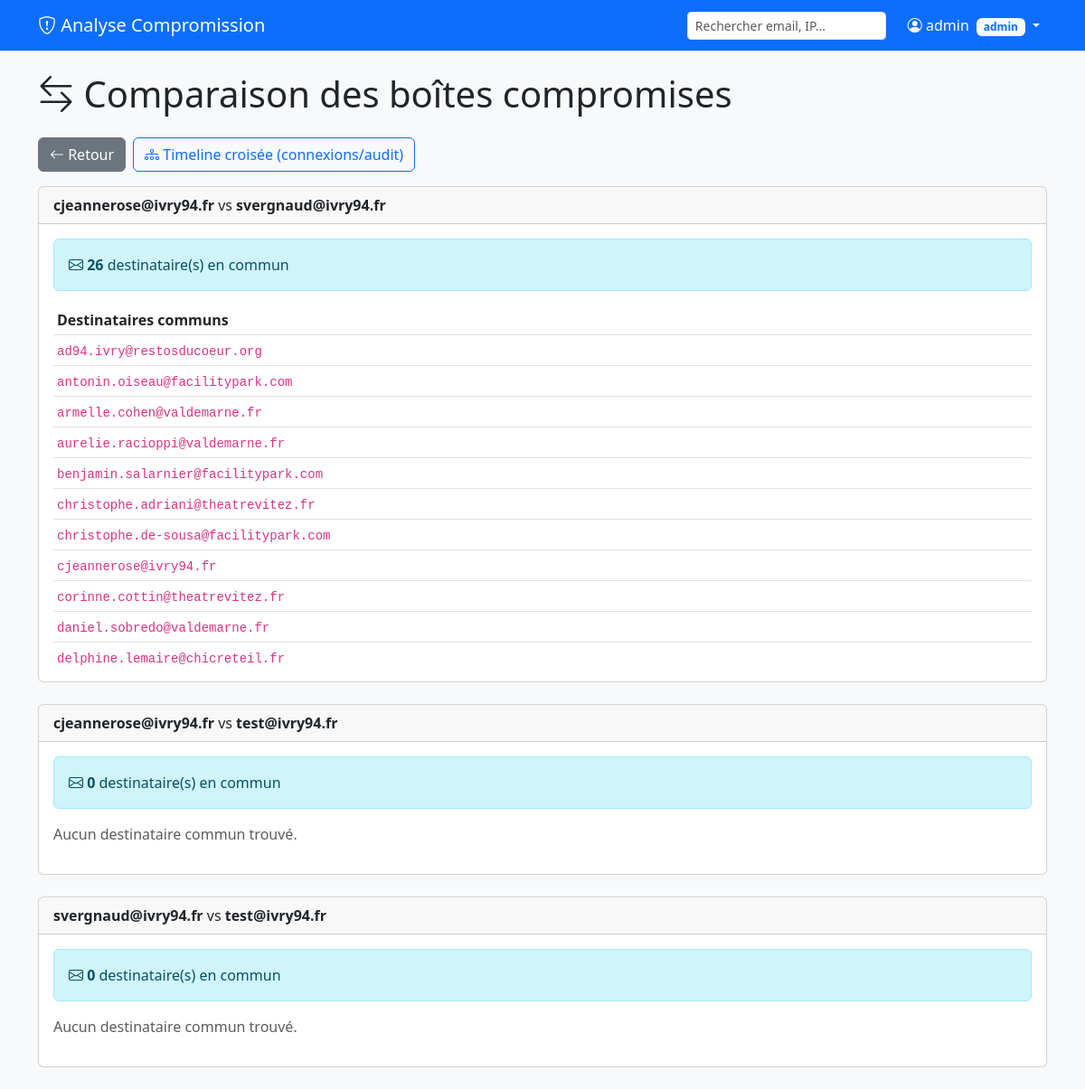
Page /compare (signed in) on the committed database.
### tables this page shows
CREATE TABLE boites_compromises (
        id INTEGER PRIMARY KEY AUTOINCREMENT,
        user_email TEXT NOT NULL,
        date_compromission TEXT,
        heure_compromission TEXT,
        date_decouverte TEXT,
        notes TEXT,
        created_at TIMESTAMP DEFAULT CURRENT_TIMESTAMP
    , ai_analysis TEXT, ai_analysis_at TEXT, ai_analysis_model TEXT, ai_analysis_provider TEXT);

CREATE TABLE messages (
        id INTEGER PRIMARY KEY AUTOINCREMENT,
        boite_id INTEGER,
        message_id TEXT,
        received TEXT,
        sender_address TEXT,
        recipient_address TEXT,
        subject TEXT,
        status TEXT,
        to_ip TEXT,
        from_ip TEXT,
        size INTEGER,
        message_trace_id TEXT,
        csv_source TEXT, attachments TEXT, urls TEXT,
        FOREIGN KEY (boite_id) REFERENCES boites_compromises(id)
    );

### app.py (the view)
@app.route('/compare')
def compare_boites():
    conn = get_db()
    boites = conn.execute('SELECT id, user_email FROM boites_compromises ORDER BY id').fetchall()
    comparisons = []
    for i in range(len(boites)):
        for j in range(i+1, len(boites)):
            b1 = boites[i]
            b2 = boites[j]
            recipients1 = set(r['recipient_address'] for r in conn.execute('SELECT DISTINCT recipient_address FROM messages WHERE boite_id=?', (b1['id'],)).fetchall())
            recipients2 = set(r['recipient_address'] for r in conn.execute('SELECT DISTINCT recipient_address FROM messages WHERE boite_id=?', (b2['id'],)).fetchall())
            common = recipients1 & recipients2
            comparisons.append({
                'boite1': b1['user_email'],
                'boite2': b2['user_email'],
                'common_count': len(common),
                'common': sorted(list(common))[:100]
            })
    conn.close()
    return render_template('compare.html', comparisons=comparisons)

### app.py (called while the page is built)
def get_db():
    conn = sqlite3.connect(DB_PATH)
    conn.row_factory = sqlite3.Row
    return conn

@app.before_request
def require_login():
    if request.endpoint is None or request.endpoint in PUBLIC_ENDPOINTS or request.path.startswith('/api/v1/'):
        return
    if not session.get('user_id'):
        return redirect(url_for('login', next=request.path))
    if session.get('must_change_password') and request.endpoint not in PASSWORD_CHANGE_ALLOWED_ENDPOINTS:
        return redirect(url_for('change_password'))

### templates/compare.html (shortened to what this page needs)
{% extends "base.html" %}
{% block content %}
<h1 class="mb-4"><i class="bi bi-arrow-left-right"></i> Comparaison des boîtes compromises</h1>
<div class="d-flex gap-2 mb-3">
    <a href="{{ url_for('index') }}" class="btn btn-secondary">
        <i class="bi bi-arrow-left"></i> Retour
    </a>
    <a href="{{ url_for('cross_timeline') }}" class="btn btn-outline-primary">
        <i class="bi bi-diagram-3"></i> Timeline croisée (connexions/audit)
    </a>
</div>
{% if comparisons %}
    {% for comp in comparisons %}
    <div class="card mb-4">
        <div class="card-header">
            <strong>{{ comp.boite1 }}</strong> vs <strong>{{ comp.boite2 }}</strong>
        </div>
        <div class="card-body">
            <div class="alert alert-info">
                <i class="bi bi-envelope"></i>
                <strong>{{ comp.common_count }}</strong> destinataire(s) en commun
            </div>
            {% if comp.common %}
            <div class="table-responsive" style="max-height: 400px; overflow-y: auto;">
                <table class="table table-sm">
                    <thead>
                        <tr><th>Destinataires communs</th></tr>
                    </thead>
                    <tbody>
                        {% for email in comp.common %}
                        <tr><td><code>{{ email }}</code></td></tr>
                        {% endfor %}
                    </tbody>
                </table>
            </div>
            {% else %}
            <p class="text-muted">Aucun destinataire commun trouvé.</p>
            {% endif %}
        </div>
    </div>
    {% endfor %}
{% else %}
    <div class="alert alert-warning">
        <i class="bi bi-info-circle"></i> Il faut au moins 2 boîtes compromises pour faire une comparaison.
    </div>
{% endif %}
{% endblock %}

### templates/base.html (style rules this page uses)
body { background-color: #f8f9fa; }

### rows in the picture
boites_compromises: boite1 "cjeannerose@ivry94.fr" "cjeannerose@ivry94.fr"
boites_compromises: boite2 "svergnaud@ivry94.fr", boite1 "svergnaud@ivry94.fr"
messages: recipient_address "ad94.ivry@restosducoeur.org"
messages: recipient_address "antonin.oiseau@facilitypark.com"
messages: recipient_address "armelle.cohen@valdemarne.fr"
messages: recipient_address "aurelie.racioppi@valdemarne.fr"
messages: recipient_address "benjamin.salarnier@facilitypark.com"
messages: recipient_address "christophe.adriani@theatrevitez.fr"
messages: recipient_address "christophe.de-sousa@facilitypark.com"
messages: recipient_address "corinne.cottin@theatrevitez.fr"
messages: recipient_address "daniel.sobredo@valdemarne.fr"
messages: recipient_address "delphine.lemaire@chicreteil.fr"
boites_compromises: boite2 "test@ivry94.fr" "test@ivry94.fr"

### other values in the picture
{{ session.get('username') }} "admin"
{{ comp.common_count }} "26" "0" "0"
{{ email }} "cjeannerose@ivry94.fr"
